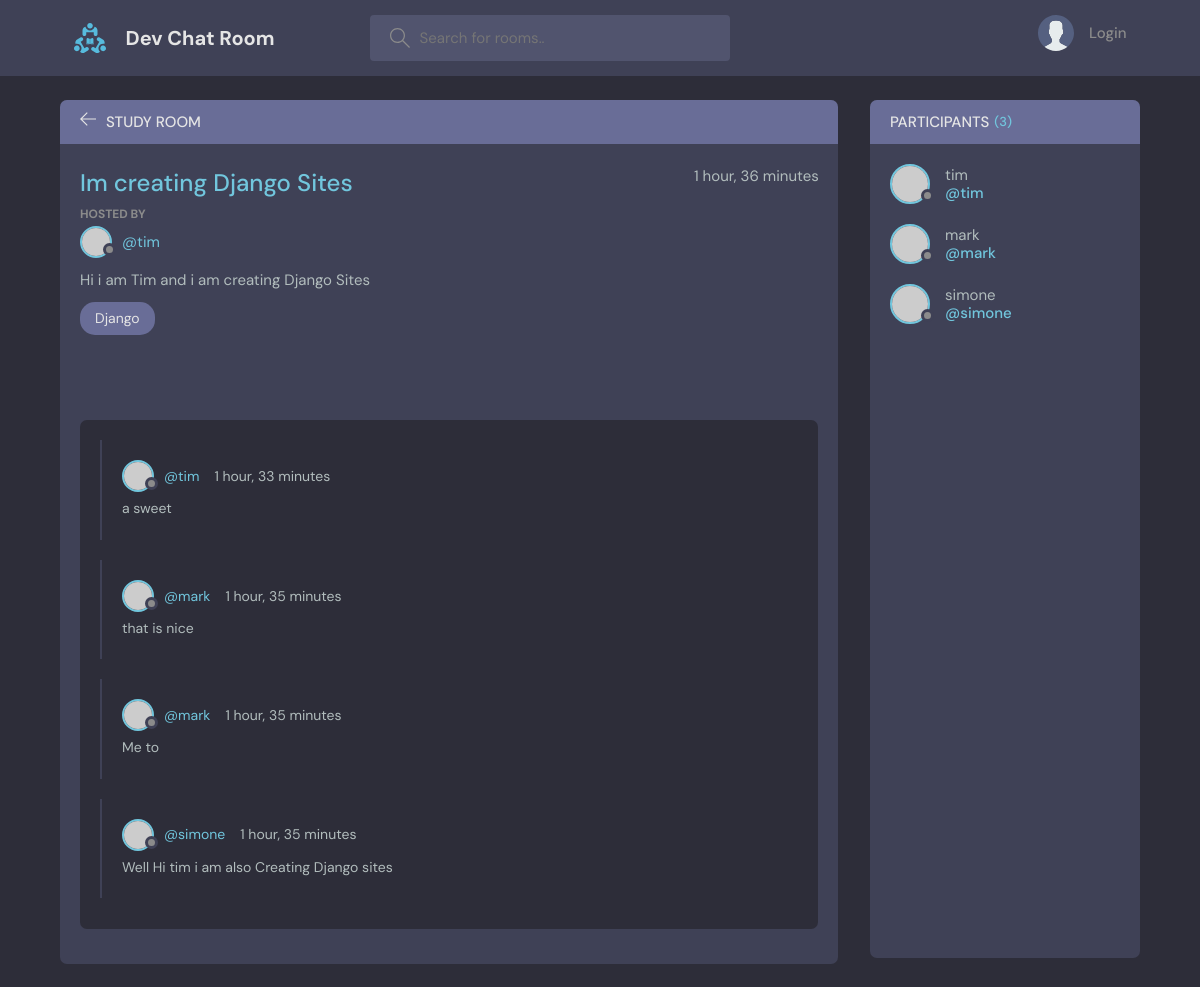
/room/13/, run on the app's committed database.
### base/models.py (models this page shows, shortened)
class Room(models.Model):
    host = models.ForeignKey(User, on_delete=models.SET_NULL,null=True)
    topic = models.ForeignKey(Topic, on_delete=models.SET_NULL,null=True)
    name =models.CharField(max_length=200)
    description = models.TextField(null=True, blank=True, max_length=300)
    participants = models.ManyToManyField(User, related_name="participants",blank=True)
    updated = models.DateTimeField(auto_now=True)
    created = models.DateTimeField(auto_now_add=True)
    class Meta:
        ordering = ['-updated','-created']

class Topic(models.Model):
    name =models.CharField(max_length=200)
    def __str__(self):
        return self.name

class Message(models.Model):
    user = models.ForeignKey(User,on_delete = models.CASCADE)
    room = models.ForeignKey(Room, on_delete =models.CASCADE)
    body = models.TextField ()
    updated = models.DateTimeField(auto_now=True)
    created = models.DateTimeField(auto_now_add=True)
    class Meta:
        ordering = ['-updated','-created']
    def __str__(self):
        return self.body[0:50]

### base/views.py (the view, shortened to what this page needs)
# urls.py: path('room/<str:pk>/',views.room, name="room"),
def room(request ,pk):
    room = Room.objects.get(id=pk)
    room_messages =room.message_set.all().order_by('-created')
    participants = room.participants.all().order_by('-participants')
    context = {'room':room,'room_messages':room_messages,'participants':participants}
    return render(request, 'base/room.html',context)

### base/templates/base/room.html (shortened to what this page needs)
{% extends 'main.html' %}
{% block content %}
    <main class="profile-page layout layout--2">
      <div class="container">
        <div class="room">
          <div class="room__top">
            <div class="room__topLeft">
              <a href="{%url 'home' %}"">
                <svg version="1.1" xmlns="http://www.w3.org/2000/svg" width="32" height="32" viewBox="0 0 32 32">
                  <title>arrow-left</title>
                  <path
                    d="M13.723 2.286l-13.723 13.714 13.719 13.714 1.616-1.611-10.96-10.96h27.625v-2.286h-27.625l10.965-10.965-1.616-1.607z"
                  ></path>
                </svg>
              </a>
              <h3>Study Room</h3>
            </div>
          </div>
          <div class="room__box scroll">
            <div class="room__header scroll">
              <div class="room__info">
                <h3>{{room.name}}</h3>
                <span>{{room.created | timesince}}</span>
              </div>
              <div class="room__hosted">
                <p>Hosted By</p>
                <a href="{%url 'user-profile' room.host.id%}" class="room__author">
                  <div class="avatar avatar--small">
                    <img src="https://randomuser.me/api/portraits/men/37.jpg" />
                  </div>
                  <span>@{{room.host}}</span>
                </a>
              </div>
              <div class="room__details">
                <p>{{room.description}}</p>
              </div>
              <span class="room__topics">{{room.topic}}</span>
            </div>
            <div class="room__conversation">
              <div class="threads scroll">
                {% for messages in room_messages%}
                <div class="thread">
                  <div class="thread__top">
                    <div class="thread__author">
                      <a href="#" class="thread__authorInfo">
                        <div class="avatar avatar--small">
                          <img src="https://randomuser.me/api/portraits/men/37.jpg" />
                        </div>
                        <span>@{{messages.user}}</span>
                      </a>
                      <span class="thread__date">{{messages.created | timesince}}</span>
                    </div>
                  </div>
                  <div class="thread__details">
                    <p>{{messages}}</p>
                  </div>
                </div>
                {%endfor%}
              </div>
            </div>
          </div>
        </div>
        <div class="participants">
          <h3 class="participants__top">Participants <span>({{participants.count}})</span></h3>
          <div class="participants__list scroll">
            {% for user in participants %}
            <a href="{% url 'user-profile' user.id %}" class="participant">
              <div class="avatar avatar--medium">
                <img src="https://randomuser.me/api/portraits/men/37.jpg" />
              </div>
              <p>
                {{user.username}}
                <span>@{{user.username}}</span>
              </p>
            </a>
            {%endfor%}
          </div>
        </div>
      </div>
    </main>
{% endblock content %}

### data on the page
Room: name "Im creating Django Sites", created "1 hour, 36 minutes", host "tim", description "Hi i am Tim and i am creating Django Sites", topic "Django"
Message: user "tim", created "1 hour, 33 minutes", body "a sweet"
Message: user "mark", created "1 hour, 35 minutes", body "that is nice"
Message: user "mark", created "1 hour, 35 minutes", body "Me to"
Message: user "simone", created "1 hour, 35 minutes", body "Well Hi tim i am also Creating Django sites"

### other printed values
{{ participants.count }} "3"
{{ user.username }} "tim"
{{ user.username }} "mark"
{{ user.username }} "simone"
